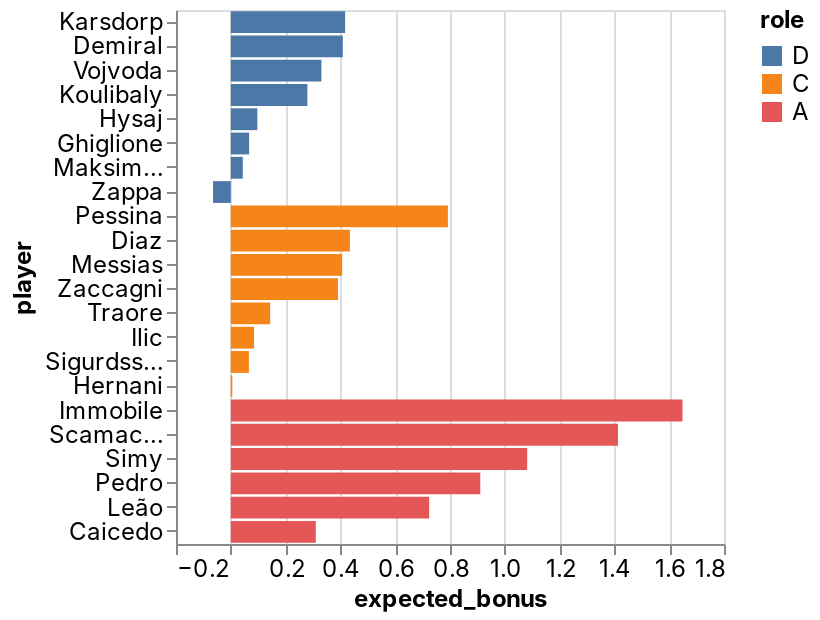

Source (notebook cell):
### Code cell
_deepnote_run_altair(team, """{"$schema":"https://vega.github.io/schema/vega-lite/v4.json","mark":{"type":"bar","tooltip":{"content":"data"}},"height":220,"autosize":{"type":"fit"},"data":{"name":"placeholder"},"encoding":{"x":{"field":"expected_bonus","type":"quantitative","sort":null,"scale":{"type":"linear","zero":false}},"y":{"field":"player","type":"nominal","sort":null,"scale":{"type":"linear","zero":true}},"color":{"field":"role","type":"nominal","sort":null,"scale":{"type":"linear","zero":false}}}}""")

### Figure 1 — Vega-Lite specification as saved in the notebook (floating-point values rounded to 4 significant figures)
{"config": {"view": {"continuousWidth": 400, "continuousHeight": 300}, "area": {"fill": "#51C0E9"}, "axis": {"labelFont": "Inter, sans-serif", "labelFontSize": 12, "labelFontWeight": "normal", "labelLimit": 60, "labelOverlap": "greedy", "titleFont": "Inter, sans-serif", "titleFontSize": 12, "titleFontWeight": "bold"}, "background": "#ffffff", "legend": {"labelFont": "Inter, sans-serif", "labelFontSize": 12, "titleFont": "Inter, sans-serif", "titleFontSize": 12, "titleFontWeight": "bold"}, "line": {"stroke": "#51C0E9", "strokeWidth": 2}, "rect": {"fill": "#51C0E9"}, "title": {"anchor": "start", "color": "#000000", "font": "Inter, sans-serif", "fontSize": 22, "fontWeight": "normal"}}, "data": {"name": "data-dc7e65767ff2f524ac5cd6ea7ab12dcd"}, "mark": {"type": "bar", "tooltip": {"content": "data"}}, "autosize": {"type": "fit"}, "encoding": {"color": {"type": "nominal", "field": "role", "scale": {"type": "linear", "zero": false}, "sort": null}, "x": {"type": "quantitative", "field": "expected_bonus", "scale": {"type": "linear", "zero": false}, "sort": null}, "y": {"type": "nominal", "field": "player", "scale": {"type": "linear", "zero": true}, "sort": null}}, "height": 300, "width": "container", "$schema": "https://vega.github.io/schema/vega-lite/v4.json", "datasets": {"data-dc7e65767ff2f524ac5cd6ea7ab12dcd": [{"fanta_team": "Scansuolo ", "role": "D", "player": "Karsdorp", "team": "Roma", "opponent": "Genoa", "date": "2022-02-06T00:00:00", "expected_bonus": 0.4172}, {"fanta_team": "Scansuolo ", "role": "D", "player": "Demiral", "team": "Atalanta", "opponent": "Cagliari", "date": "2022-02-06T00:00:00", "expected_bonus": 0.4088}, {"fanta_team": "Scansuolo ", "role": "D", "player": "Vojvoda", "team": "Torino", "opponent": "Udinese", "date": "2022-02-06T00:00:00", "expected_bonus": 0.3308}, {"fanta_team": "Scansuolo ", "role": "D", "player": "Koulibaly", "team": "Napoli", "opponent": "Venezia", "date": "2022-02-06T00:00:00", "expected_bonus": 0.2795}, {"fanta_team": "Scansuolo ", "role": "D", "player": "Hysaj", "team": "Lazio", "opponent": "Fiorentina", "date": "2022-02-06T00:00:00", "expected_bonus": 0.09677}, {"fanta_team": "Scansuolo ", "role": "D", "player": "Ghiglione", "team": "Genoa", "opponent": "Roma", "date": "2022-02-06T00:00:00", "expected_bonus": 0.06695}, {"fanta_team": "Scansuolo ", "role": "D", "player": "Maksimovic", "team": "Genoa", "opponent": "Roma", "date": "2022-02-06T00:00:00", "expected_bonus": 0.04374}, {"fanta_team": "Scansuolo ", "role": "D", "player": "Zappa", "team": "Cagliari", "opponent": "Atalanta", "date": "2022-02-06T00:00:00", "expected_bonus": -0.06476}, {"fanta_team": "Scansuolo ", "role": "C", "player": "Pessina", "team": "Atalanta", "opponent": "Cagliari", "date": "2022-02-06T00:00:00", "expected_bonus": 0.7923}, {"fanta_team": "Scansuolo ", "role": "C", "player": "Diaz", "team": "AC Milan", "opponent": "Inter", "date": "2022-02-06T00:00:00", "expected_bonus": 0.4347}, {"fanta_team": "Scansuolo ", "role": "C", "player": "Messias", "team": "AC Milan", "opponent": "Inter", "date": "2022-02-06T00:00:00", "expected_bonus": 0.4065}, {"fanta_team": "Scansuolo ", "role": "C", "player": "Zaccagni", "team": "Lazio", "opponent": "Fiorentina", "date": "2022-02-06T00:00:00", "expected_bonus": 0.3911}, {"fanta_team": "Scansuolo ", "role": "C", "player": "Traore", "team": "Sassuolo", "opponent": "Sampdoria", "date": "2022-02-06T00:00:00", "expected_bonus": 0.1436}, {"fanta_team": "Scansuolo ", "role": "C", "player": "Ilic", "team": "Verona", "opponent": "Juventus", "date": "2022-02-06T00:00:00", "expected_bonus": 0.08486}, {"fanta_team": "Scansuolo ", "role": "C", "player": "Sigurdsson", "team": "Venezia", "opponent": "Napoli", "date": "2022-02-06T00:00:00", "expected_bonus": 0.06605}, {"fanta_team": "Scansuolo ", "role": "C", "player": "Hernani", "team": "Genoa", "opponent": "Roma", "date": "2022-02-06T00:00:00", "expected_bonus": 0.005666}, {"fanta_team": "Scansuolo ", "role": "A", "player": "Immobile", "team": "Lazio", "opponent": "Fiorentina", "date": "2022-02-06T00:00:00", "expected_bonus": 1.649}, {"fanta_team": "Scansuolo ", "role": "A", "player": "Scamacca", "team": "Sassuolo", "opponent": "Sampdoria", "date": "2022-02-06T00:00:00", "expected_bonus": 1.413}, {"fanta_team": "Scansuolo ", "role": "A", "player": "Simy", "team": "Salernitana", "opponent": "Spezia", "date": "2022-02-06T00:00:00", "expected_bonus": 1.082}, {"fanta_team": "Scansuolo ", "role": "A", "player": "Pedro", "team": "Cagliari", "opponent": "Atalanta", "date": "2022-02-06T00:00:00", "expected_bonus": 0.9105}, {"fanta_team": "Scansuolo ", "role": "A", "player": "Leão", "team": "AC Milan", "opponent": "Inter", "date": "2022-02-06T00:00:00", "expected_bonus": 0.724}, {"fanta_team": "Scansuolo ", "role": "A", "player": "Caicedo", "team": "Genoa", "opponent": "Roma", "date": "2022-02-06T00:00:00", "expected_bonus": 0.3102}]}}
